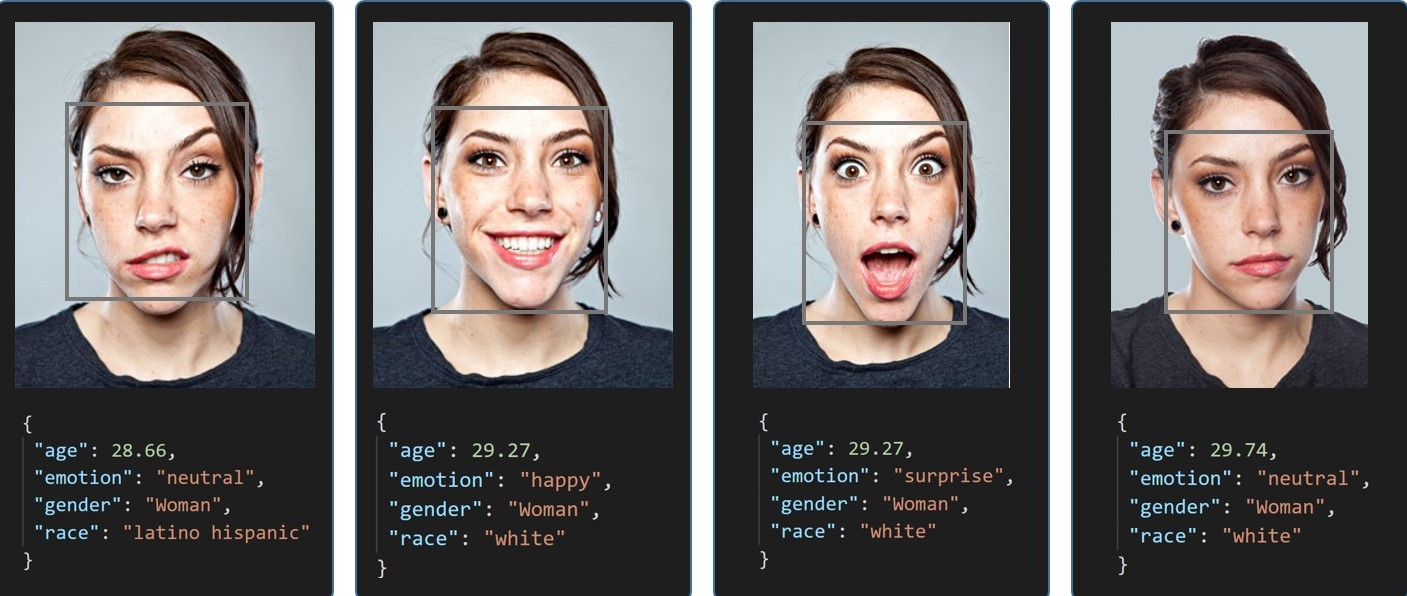
#> input picture df.jpg, 1407 x 596 px, given in place of the camera
$ python emotion_recognition.py
#> lines starting #> are read from the running program, lines starting #| are printed output that depends on the picture; after the words box and inside, x2 and y2 are one past the last pixel; in counts of white or black regions, pixels touching at a corner belong together
# Import the necessries libraries
from curses.panel import new_panel
import cv2
import numpy as np

# Load the cascade
path = "haarcascade_frontalface_default.xml"
font_scale = 1.5
font = cv2.FONT_HERSHEY_PLAIN

# Set the rectangle background to white
rectangle_bgr = (255, 255, 255)

# Make a black image
img = np.zeros((500, 500))

# set some text
text = "Some text in a box!"

# get the width and height of the text box
(text_witdh, text_height) = cv2.getTextSize(text, font, fontScale=font_scale, thickness=1)[0]

# set the text start position
text_offset_x = 10
text_offset_y = img.shape[0] - 25

# make the coords of the box with a small padding of two pixels
box_coords = ((text_offset_x, text_offset_y), (text_offset_x + text_witdh + 2, text_offset_y - text_height - 2))
cv2.rectangle(img, box_coords[0], box_coords[1], rectangle_bgr, cv2.FILLED)
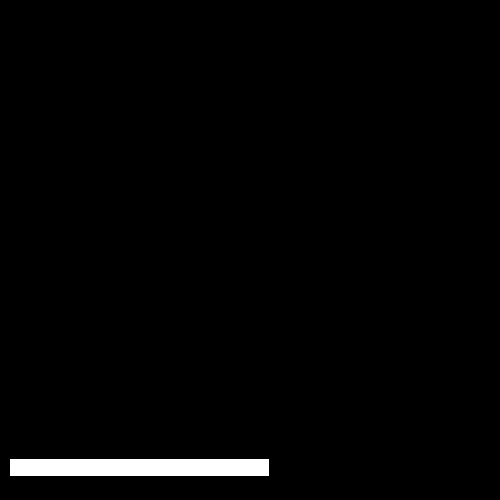
#> img: shape (500, 500) float64; 1.8% white; 1 white region, box (x1, y1, x2, y2) and area: (10, 459, 269, 476) 4403
cv2.putText(img, text, (text_offset_x, text_offset_y), font, fontScale=font_scale, color=(0,0,0), thickness=1)
#> img: shape (500, 500) float64; 1.6% white; 1 white region, box (x1, y1, x2, y2) and area: (10, 459, 269, 476) 3999

cap = cv2.VideoCapture(1)
# Check if the webcam is opened correctly
if not cap.isOpened():
    cap = cv2.VideoCapture(0)
if not cap.isOpened():
    raise IOError("Cannot open webcam")

while True:
    ret, frame = cap.read()
#> frame is the input picture: shape (596, 1407, 3); mean B, G, R 102.8, 103.5, 107.5
    faceCascade = cv2.CascadeClassifier(cv2.data.haarcascades + 'haarcascade_frontalface_default.xml')
    gray = cv2.cvtColor(frame, cv2.COLOR_BGR2GRAY)
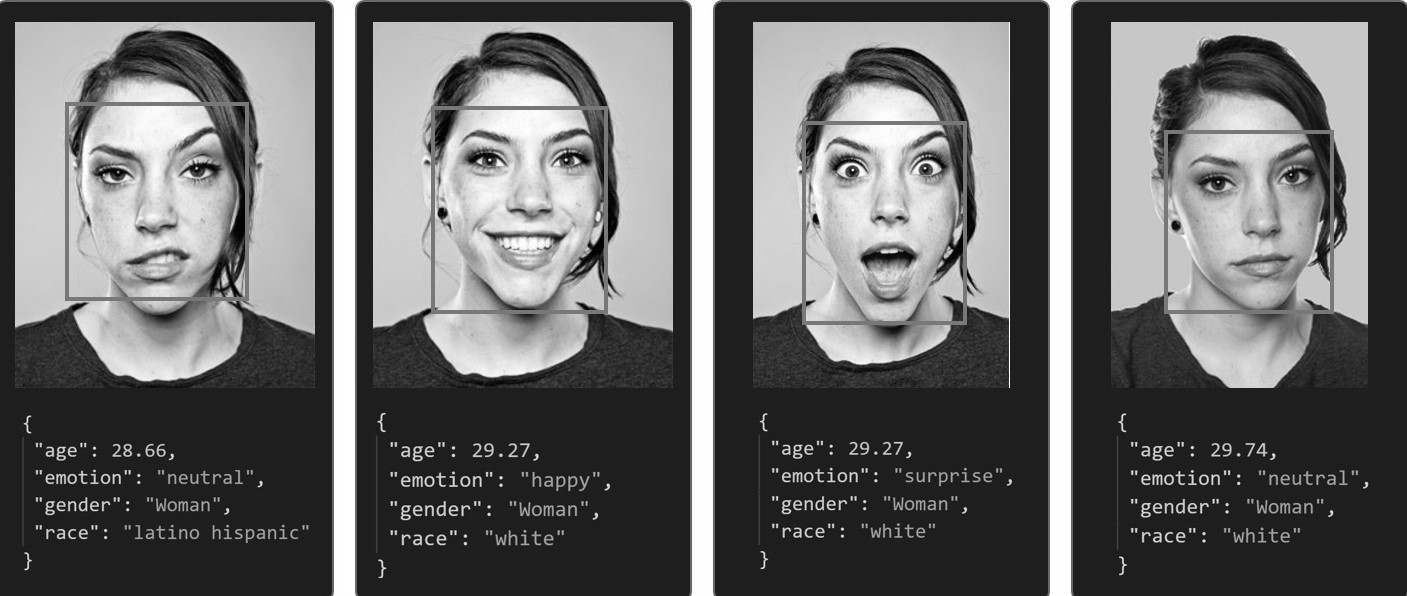
#> gray: shape (596, 1407); min 0, max 255, mean 104.6
    faces = faceCascade.detectMultiScale(gray, 1.1, 4)
#> faces = [[837, 219, 106, 106], [424, 80, 210, 210], [794, 94, 188, 188], [1156, 103, 199, 199], [50, 89, 217, 217]]
    for x,y,w,h in faces:
        roi_gray = gray[y:y+h, x:x+w]
        roi_color = frame[y:y+h, x:x+w]
        cv2.rectangle(frame,(x,y),(x+w,y+h), (255,0,0),2)
        facess = faceCascade.detectMultiScale(roi_gray)
        if len(faces) == 0:
            print("Face not detected")
        else:
            for (ex,ey,ew,eh) in facess:
                face_roi = roi_color[ey:ey+eh,ex:ex+ew]
#> this loop made 5 passes
#> (x, y, w, h, facess) on passes 2 to 5: (424, 80, 210, 210, [[19, 14, 173, 173]]), (794, 94, 188, 188, [[29, 22, 134, 134]]), (1156, 103, 199, 199, [[24, 15, 159, 159]]), (50, 89, 217, 217, [[19, 14, 177, 177]])
#> pass 1, `roi_color = frame[y:y+h, x:x+w]`:
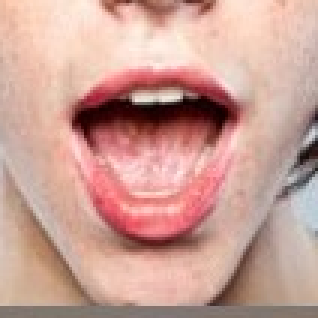
#> roi_color: shape (106, 106, 3) (shown 3 times larger); mean B, G, R 149.3, 159.5, 202.4
#> pass 2, `roi_color = frame[y:y+h, x:x+w]`:
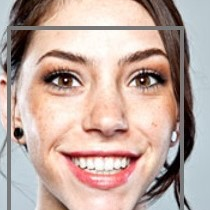
#> roi_color: shape (210, 210, 3); mean B, G, R 160.5, 169.3, 192.4
#> after the loop:
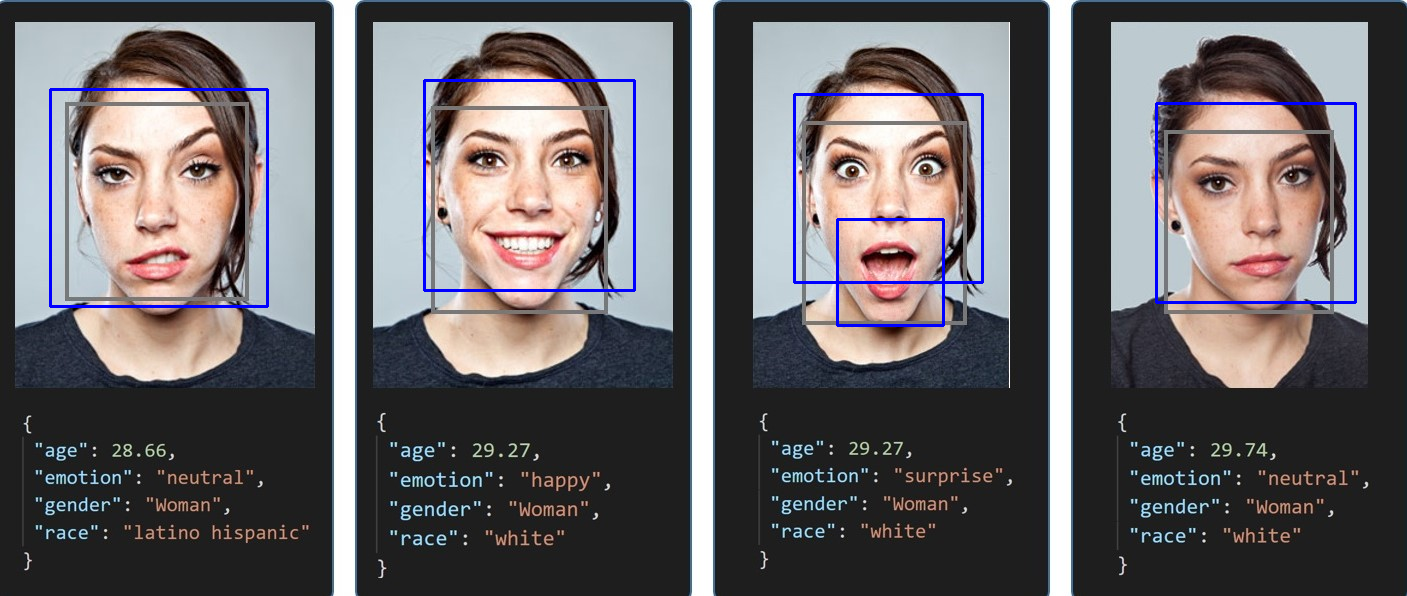
#> frame: shape (596, 1407, 3); 1.31% of pixels changed, all inside (x1, y1, x2, y2) = (49, 79, 1357, 327)
#> after the loop:
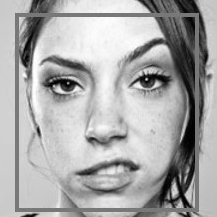
#> roi_gray: shape (217, 217); min 0, max 255, mean 169.3
    final_image = cv2.resize(face_roi,(224,224))
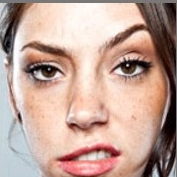
#> face_roi: shape (177, 177, 3); mean of channels 0, 1, 2 151.8, 163.1, 192.9; drawn as B, G, R
    final_image = np.expand_dims(final_image, axis=0) # need fourth dimension
    final_image = final_image/255.0

    font = cv2.FONT_HERSHEY_SIMPLEX
#> font = 0

#> (the run stopped early here; a loop or call above may not have finished)
